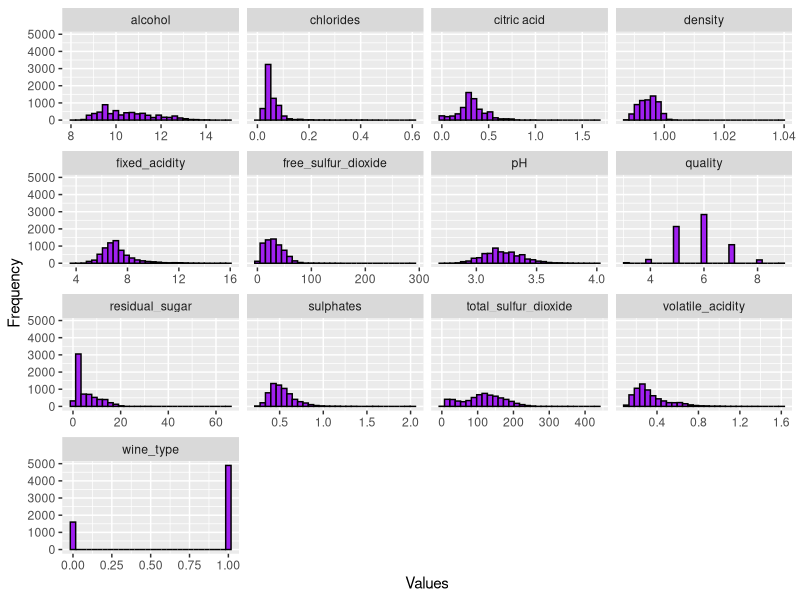
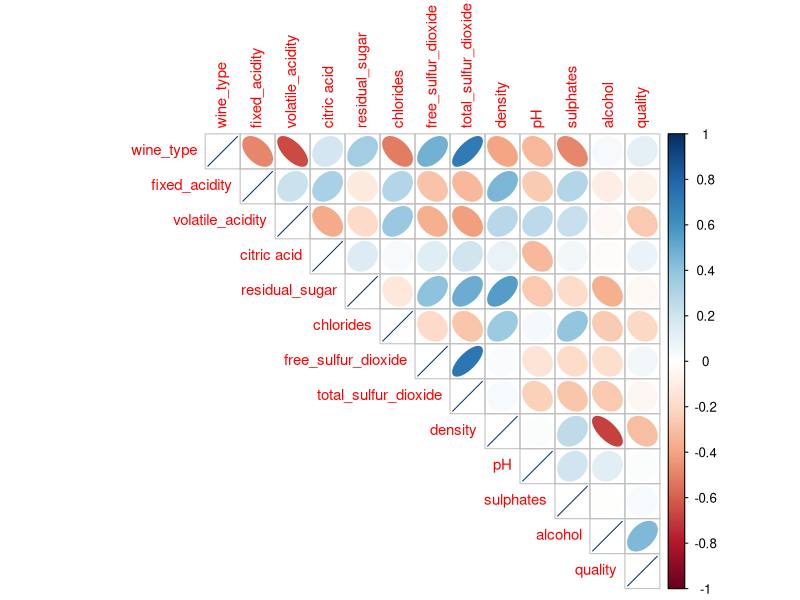
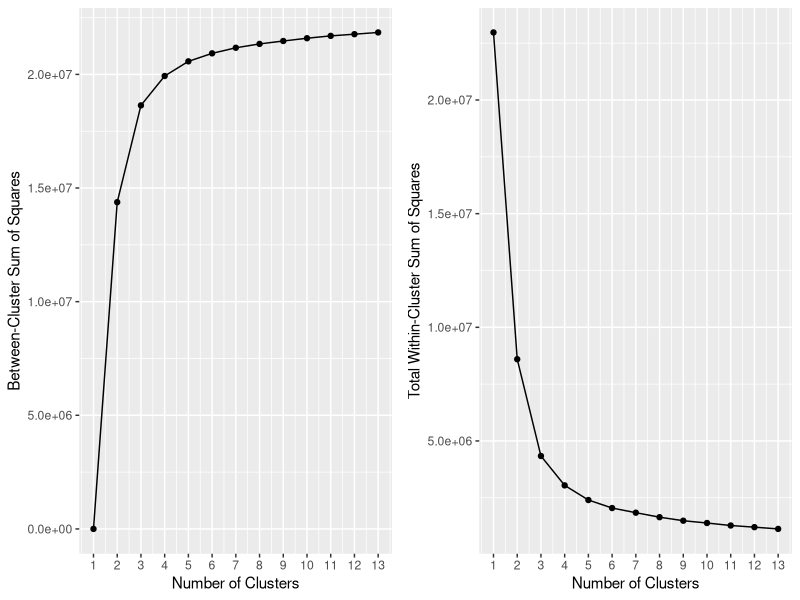
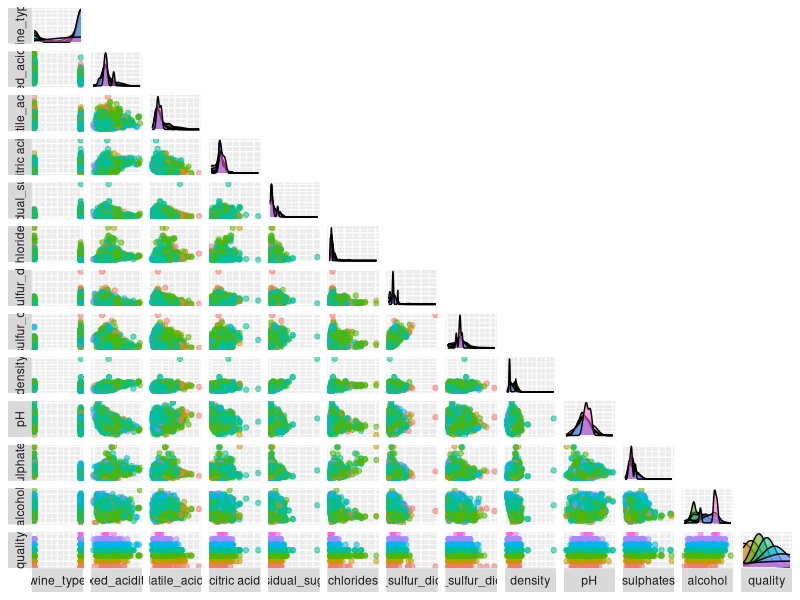

Here is the R script that generated these plots, in order:
# k-means is an unsupervised machine learning algorithm 
# used to find groups of observations (clusters) 
# that share similar characteristics.

# Load libraries

library(tidyverse)
library(dplyr)
library(tidyr)
library(readr)
library(tibble)
library(corrplot)
library(gridExtra)
library(GGally)
library(stats)

# Set the working directory
getwd()
path.expand("~/kmeans_analysis")
setwd()


# Read the stats
wines <- read.csv("input/combined_wine_binary.csv", header = TRUE)

# View header
head(wines, n=10) 

# Rename the columns
names(wines) <- c("wine_type", "fixed_acidity", "volatile_acidity", "citric acid", "residual_sugar", "chlorides", "free_sulfur_dioxide", "total_sulfur_dioxide", "density", "pH", "sulphates", "alcohol", "quality")

## DATA VISUALIZATION AND DATA EXPLORATION

# Determine the structure of data set
str(wines)

# Examine the statistical distribution
summary(wines)

# Create a histogram for each attribute
wines %>%
  gather(Attributes, value, 1:13) %>%
  ggplot(aes(x=value)) +
  geom_histogram(fill="purple", colour="black") +
  facet_wrap(~Attributes, scales="free_x") +
  labs(x="Values", y="Frequency") 

# Create a correlation matrix for each attribute
corrplot(cor(wines), type="upper", method="ellipse", tl.cex=0.9)

## K-Means Execution

# Execution of k-means with k=13
set.seed(1002476) #Set the seed for reproducibility

# Create 10 clusters
wines_k13_centers <-kmeans(wines, centers=13) 
wines_k13_centers$centers # Display cluster centers
table(wines_k13_centers$cluster) # Give a count of data points in each cluster

# Remove columns 1 and 13
wines_k13 <-kmeans(wines[,-c(1,13)], centers=13) 
wines_k13$centers # Display cluster centers
table(wines_k13$cluster) # Give a count of data points in each cluster
table(wines_k13_centers$cluster)

# Run the algorithm for different values of k 
bss <- numeric()
wss <- numeric()

set.seed(1002476)
for(i in 1:13){
  
  # For each k, calculate betweenss and tot.withinss
  bss[i] <- kmeans(wines, centers=i)$betweenss
  wss[i] <- kmeans(wines, centers=i)$tot.withinss
}

# To study which value of k gives us the best partition
# Between-Cluster Sum of Squares vs Choice of k
p3 <- qplot(1:13, bss, geom=c("point", "line"), 
            xlab="Number of Clusters", ylab="Between-Cluster Sum of Squares") +
  scale_x_continuous(breaks=seq(0, 13, 1))

# Total within-cluster sum of squares vs Choice of k
p4 <- qplot(1:13, wss, geom=c("point", "line"),
            xlab="Number of Clusters", ylab="Total Within-Cluster Sum of Squares") +
  scale_x_continuous(breaks=seq(0, 13, 1))

# Subplot
grid.arrange(p3, p4, ncol=2)

# Determine the optimal k-value based on graph
# Choose number of clusters where adding 
# another cluster doesn’t partition data better
# Choose k-value of 5

## RESULTS

# Execution of k-means with k=5
set.seed(1002476)
wines_k5 <- kmeans(wines, centers=5)

# Mean values of each cluster
aggregate(wines, by=list(wines_k5$cluster), mean)

# Clustering 
ggpairs(cbind(wines, Cluster=as.factor(wines$quality)),
        columns=1:13, aes(colour=Cluster, alpha=0.5),
        lower=list(continuous="points"),
        upper=list(continuous="blank"),
        axisLabels="none", switch="both")

